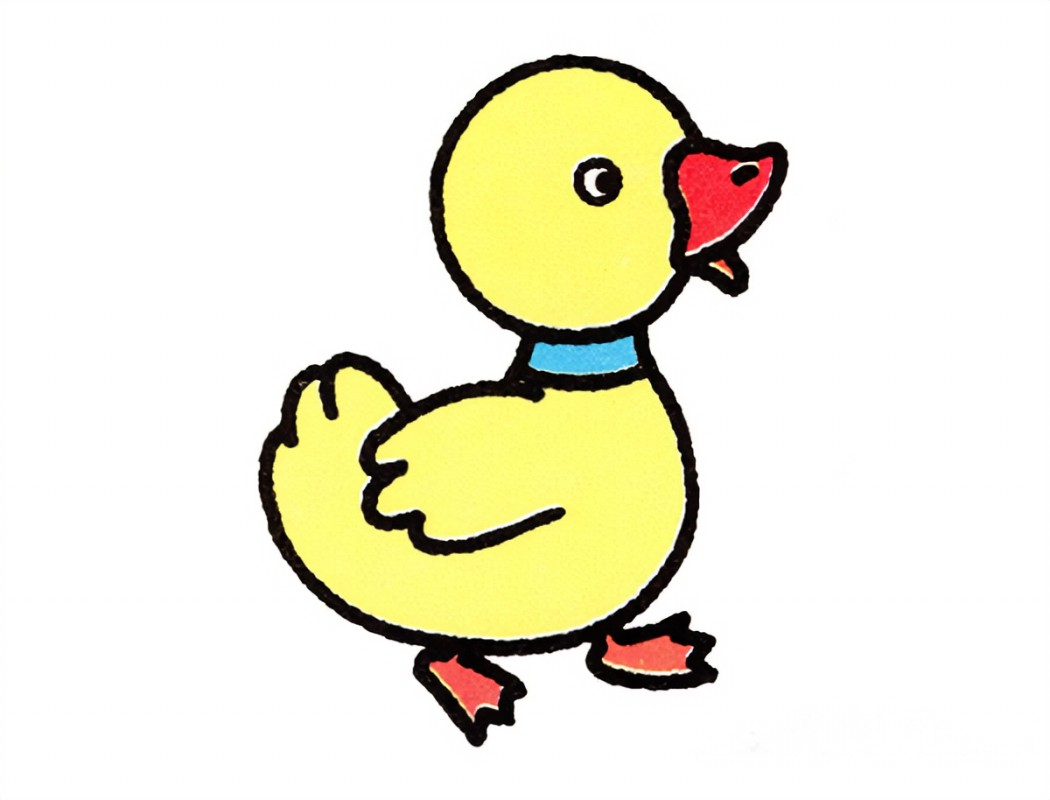
#> input picture OpenCV/yaz.jfif, 1050 x 800 px
$ python '轮廓边界查找高斯canny.py'
#> lines starting #> are read from the running program, lines starting #| are printed output that depends on the picture; after the words box and inside, x2 and y2 are one past the last pixel; in counts of white or black regions, pixels touching at a corner belong together
import cv2
import numpy as np
if __name__=='__main__':
    dog = cv2.imread('yaz.jfif')
#> dog is the input picture: shape (800, 1050, 3); mean B, G, R 215.9, 235.7, 238
    gray = cv2.cvtColor(dog, cv2.COLOR_BGR2GRAY)
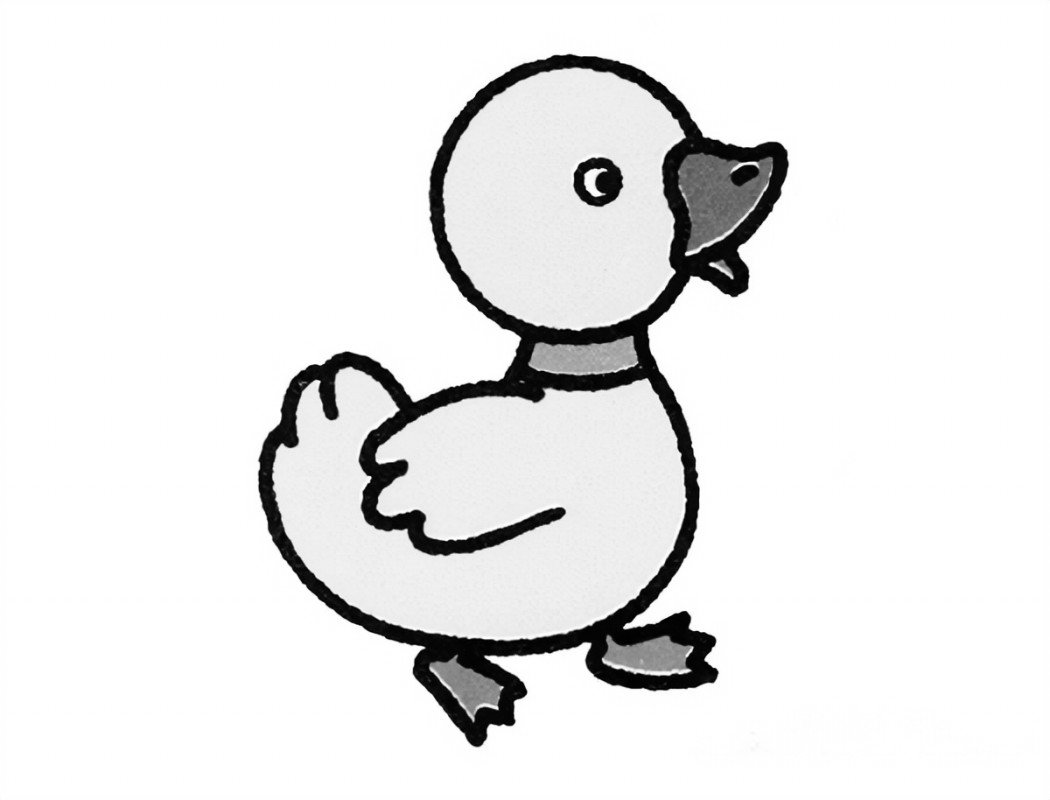
#> gray: shape (800, 1050); min 0, max 255, mean 234.2
    # way1
    # 核越大，越模糊，但是只能是奇数
    gray2 = cv2.GaussianBlur(gray, (5, 5), 1)
    # 阈值越小，产生的画面细节越多
    # canny = cv2.Canny(gray2, 0, 10)
    canny = cv2.Canny(gray2, 75, 200)
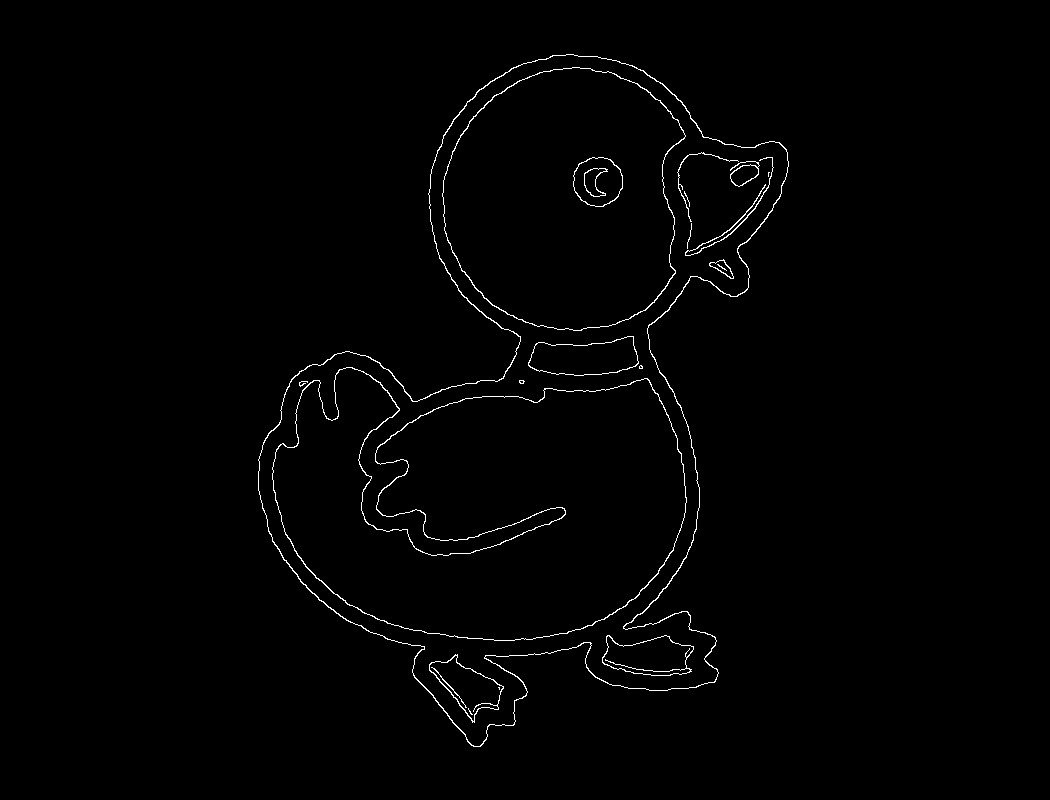
#> canny: shape (800, 1050); 1% white in thin lines or dots, all inside (x1, y1, x2, y2) = (258, 54, 789, 747)
    cv2.imshow('cvr', canny)

    # [12 lines of commented-out code are left out]
    cv2.imshow('face', canny)
    cv2.waitKey(0)
    cv2.destroyAllWindows()

$ run again, with OpenCV/apple.png saved as OpenCV/yaz.jfif
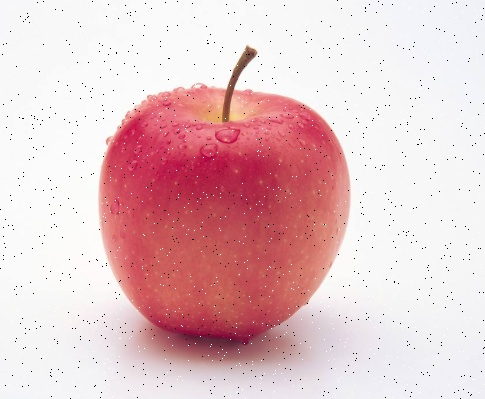
#> input picture OpenCV/apple.png, 485 x 399 px
#> dog is the input picture: shape (399, 485, 3); mean B, G, R 200.7, 197.3, 230.4
#> `gray = cv2.cvtColor(dog, cv2.COLOR_BGR2GRAY)`:
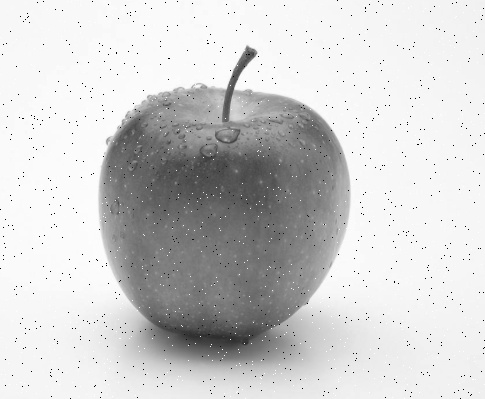
#> gray: shape (399, 485); min 0, max 255, mean 207.6
#> `canny = cv2.Canny(gray2, 75, 200)`:
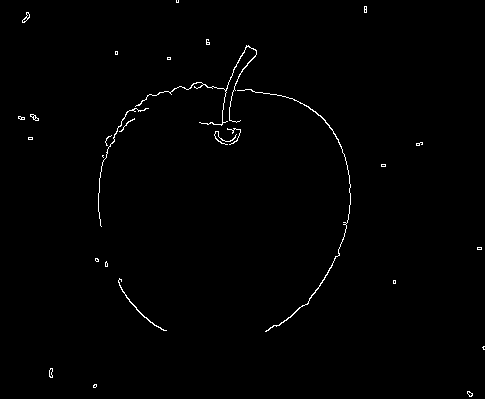
#> canny: shape (399, 485); 0.76% white in thin lines or dots

$ run again, with OpenCV/ccc.png saved as OpenCV/yaz.jfif
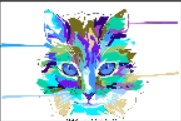
#> input picture OpenCV/ccc.png, 181 x 121 px
#> dog is the input picture: shape (121, 181, 3); mean B, G, R 221.9, 215, 196.5
#> `gray2 = cv2.GaussianBlur(gray, (5, 5), 1)`:
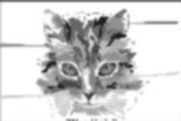
#> gray2: shape (121, 181); min 30, max 255, mean 210.6
#> `canny = cv2.Canny(gray2, 75, 200)`:
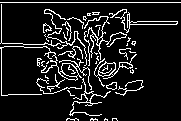
#> canny: shape (121, 181); 11.3% white in thin lines or dots
